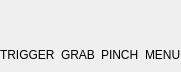
<?xml version="1.0" encoding="UTF-8"?>
<ui version="4.0">
 <class>h2FingerClose</class>
 <widget class="QWidget" name="h2FingerClose">
  <property name="geometry">
   <rect>
    <x>0</x>
    <y>0</y>
    <width>146</width>
    <height>72</height>
   </rect>
  </property>
  <property name="windowTitle">
   <string>h2FingerClose</string>
  </property>
  <layout class="QGridLayout" name="gridLayout">
   <property name="leftMargin">
    <number>0</number>
   </property>
   <property name="topMargin">
    <number>0</number>
   </property>
   <property name="rightMargin">
    <number>0</number>
   </property>
   <property name="bottomMargin">
    <number>0</number>
   </property>
   <item row="0" column="0">
    <widget class="QLabel" name="LBL_1">
     <property name="minimumSize">
      <size>
       <width>32</width>
       <height>32</height>
      </size>
     </property>
     <property name="maximumSize">
      <size>
       <width>32</width>
       <height>32</height>
      </size>
     </property>
     <property name="text">
      <string/>
     </property>
    </widget>
   </item>
   <item row="0" column="1">
    <widget class="QLabel" name="LBL_2">
     <property name="minimumSize">
      <size>
       <width>32</width>
       <height>32</height>
      </size>
     </property>
     <property name="maximumSize">
      <size>
       <width>32</width>
       <height>32</height>
      </size>
     </property>
     <property name="text">
      <string/>
     </property>
    </widget>
   </item>
   <item row="0" column="2">
    <widget class="QLabel" name="LBL_3">
     <property name="minimumSize">
      <size>
       <width>32</width>
       <height>32</height>
      </size>
     </property>
     <property name="maximumSize">
      <size>
       <width>32</width>
       <height>32</height>
      </size>
     </property>
     <property name="text">
      <string/>
     </property>
    </widget>
   </item>
   <item row="0" column="3">
    <widget class="QLabel" name="LBL_4">
     <property name="minimumSize">
      <size>
       <width>32</width>
       <height>32</height>
      </size>
     </property>
     <property name="maximumSize">
      <size>
       <width>32</width>
       <height>32</height>
      </size>
     </property>
     <property name="text">
      <string/>
     </property>
    </widget>
   </item>
   <item row="1" column="0" colspan="4">
    <layout class="QHBoxLayout" name="horizontalLayout_3">
     <item>
      <widget class="QLabel" name="LBL_trigger">
       <property name="minimumSize">
        <size>
         <width>0</width>
         <height>32</height>
        </size>
       </property>
       <property name="text">
        <string>TRIGGER</string>
       </property>
      </widget>
     </item>
     <item>
      <widget class="QLabel" name="LBL_grab">
       <property name="minimumSize">
        <size>
         <width>0</width>
         <height>32</height>
        </size>
       </property>
       <property name="text">
        <string>GRAB</string>
       </property>
      </widget>
     </item>
     <item>
      <widget class="QLabel" name="LBL_pinch">
       <property name="minimumSize">
        <size>
         <width>0</width>
         <height>32</height>
        </size>
       </property>
       <property name="text">
        <string>PINCH</string>
       </property>
      </widget>
     </item>
     <item>
      <widget class="QLabel" name="LBL_menu">
       <property name="minimumSize">
        <size>
         <width>0</width>
         <height>32</height>
        </size>
       </property>
       <property name="text">
        <string>MENU</string>
       </property>
      </widget>
     </item>
    </layout>
   </item>
  </layout>
 </widget>
 <layoutdefault spacing="6" margin="11"/>
 <resources/>
 <connections/>
</ui>
